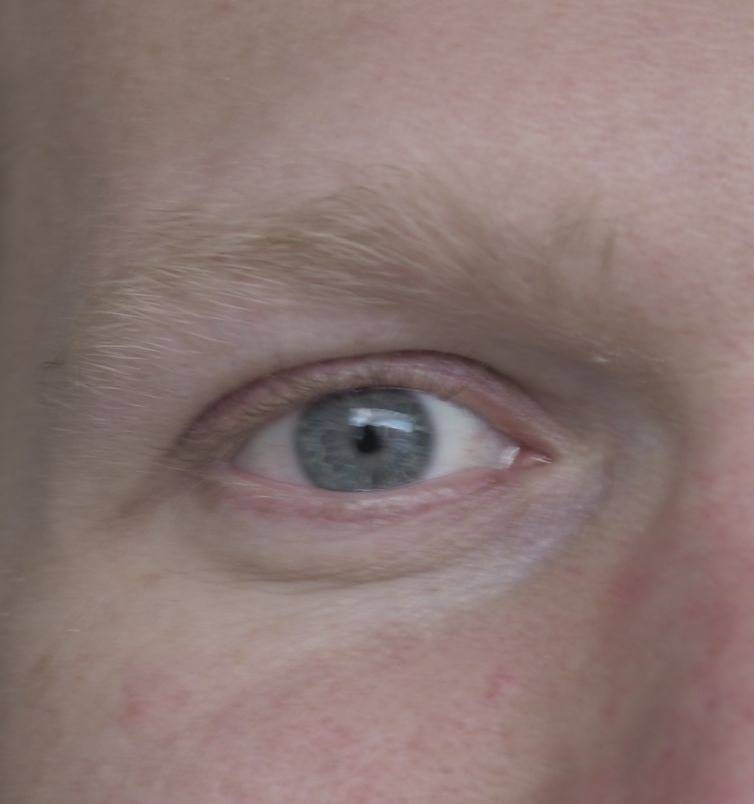
#> input picture eye.JPG, 2260 x 2412 px, found by its file name (shown at 1/3 size)
$ jupyter execute NielsHough.ipynb
#> lines starting #> are read from the running program, lines starting #| are printed output that depends on the picture
[cell 1]
from __future__ import print_function
from __future__ import division
import cv2
import numpy as np

img = cv2.imread('eye.jpg',0)
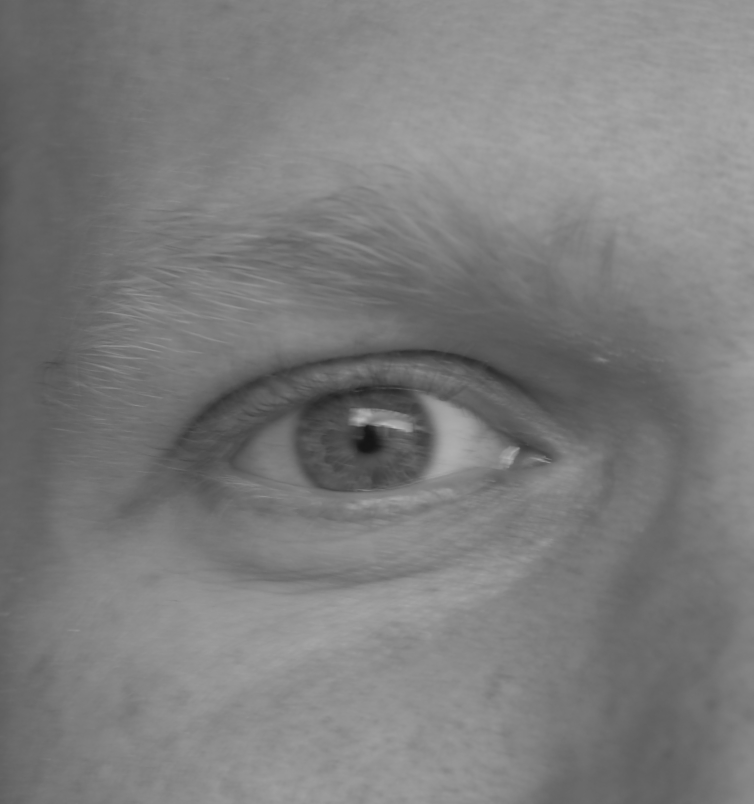
#> img: shape (2412, 2260) (shown at 1/3 size); min 19, max 188, mean 124.3
scale_percent = 10 # percent of original size
width = int(img.shape[1] * scale_percent / 100)
#> width = 226
height = int(img.shape[0] * scale_percent / 100)
#> height = 241
dim = (width, height)
#> dim = (226, 241)
img = cv2.resize(img, dim)
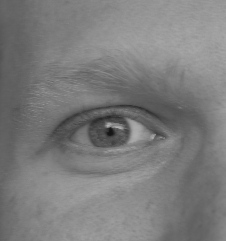
#> img: shape (241, 226); min 21, max 180, mean 124.2
img = cv2.medianBlur(img,5)
cimg = cv2.cvtColor(img,cv2.COLOR_GRAY2BGR)


circles = cv2.HoughCircles(img,cv2.HOUGH_GRADIENT,1,20,
                            param1=50,param2=30,minRadius=0,maxRadius=0)
#> circles = [[111.5, 187.5, 82.4], [122.5, 166.5, 59.4], [110.5, 140.5, 18.8]]
circles = np.uint16(np.around(circles))
#> circles = [[112, 188, 82], [122, 166, 59], [110, 140, 19]]
for i in circles[0,:]:
    # draw the outer circle
    cv2.circle(cimg,(i[0],i[1]),i[2],(0,255,0),2)
    # draw the center of the circle
    cv2.circle(cimg,(i[0],i[1]),2,(0,0,255),3)
#> this loop made 3 passes
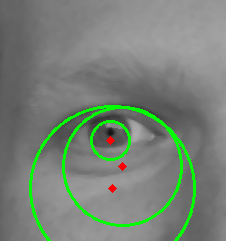
#> cimg: shape (241, 226, 3); mean B, G, R 119, 130.3, 119.6
#cv2.imshow("edges",canny)

# https://docs.opencv.org/3.4/d8/dbc/tutorial_histogram_calculation.html
histSize = 256
histRange = (0,255)
accumulate = False
gray_hist = cv2.calcHist(cimg,[0], None,[histSize], [0,255], accumulate=accumulate)
#> gray_hist = 256 values, max 66 at index 148, min 0 at index 0, mean 2.65
hist_w = 512
hist_h = 400
bin_w = int(round( hist_w/histSize ))

histImage = np.zeros((hist_h, hist_w, 3), dtype=np.uint8)
for i in range(1, histSize):
    cv2.line(histImage, ( bin_w*(i-1), hist_h - int(np.round(gray_hist[i-1])) ),
            ( bin_w*(i), hist_h - int(np.round(gray_hist[i])) ),
            ( 255, 0, 0), thickness=2)
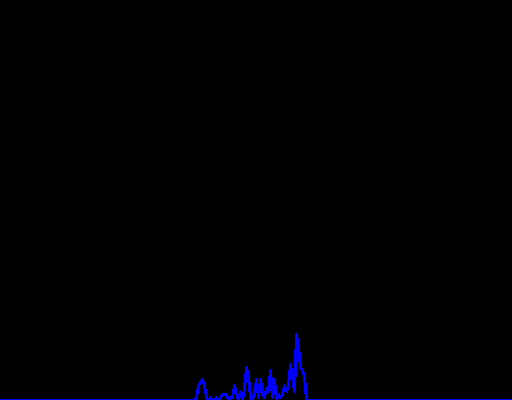
#> histImage: shape (400, 512, 3); mean of channels 0, 1, 2 2.2, 0, 0; drawn as B, G, R


cv2.imshow('calcHist Demo', histImage)
histImage = np.zeros((hist_h, hist_w, 3), dtype=np.uint8)
#> histImage: shape (400, 512, 3); every value is 0
cv2.imshow('detected circles',cimg)
cv2.waitKey(0)
cv2.destroyAllWindows()
